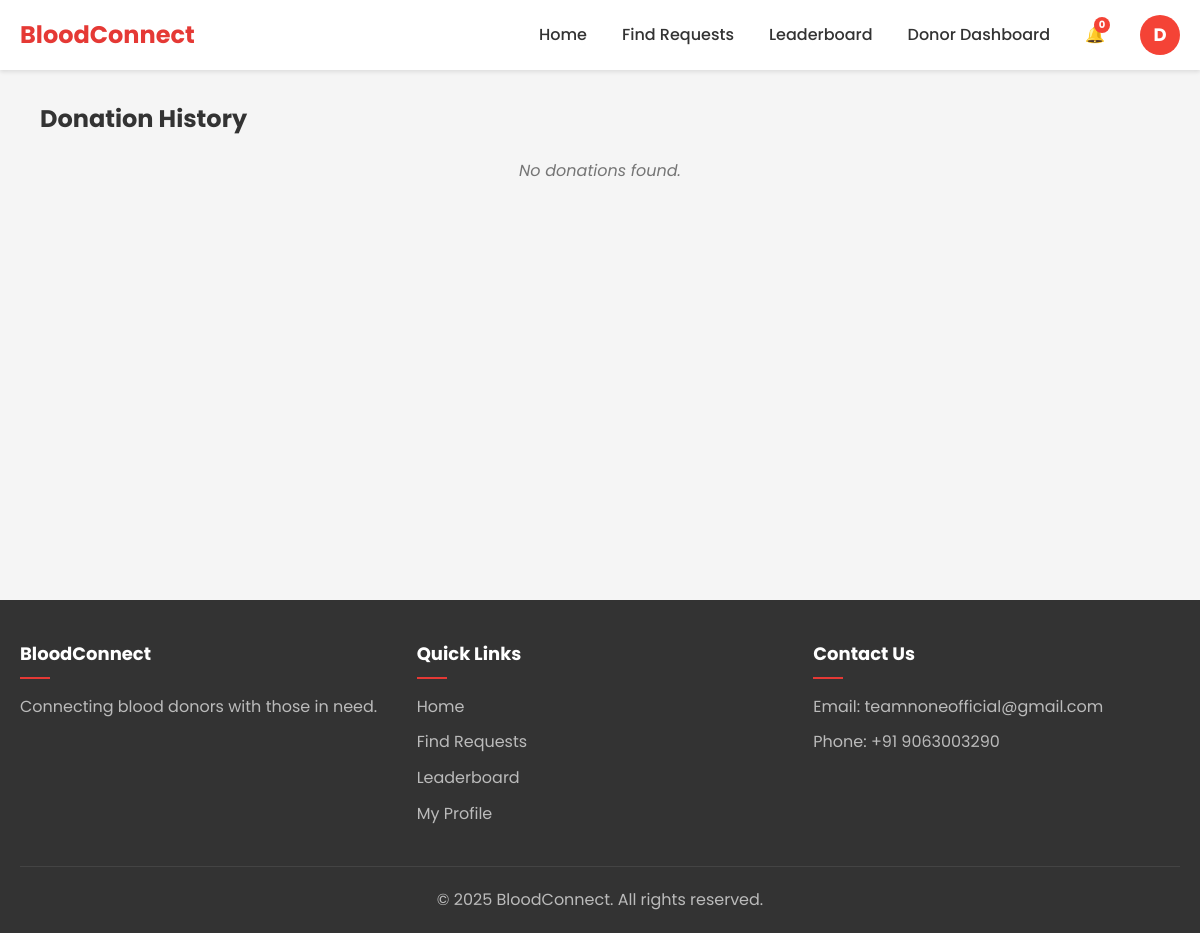
The app's page /donations/history/ (signed in), older data.
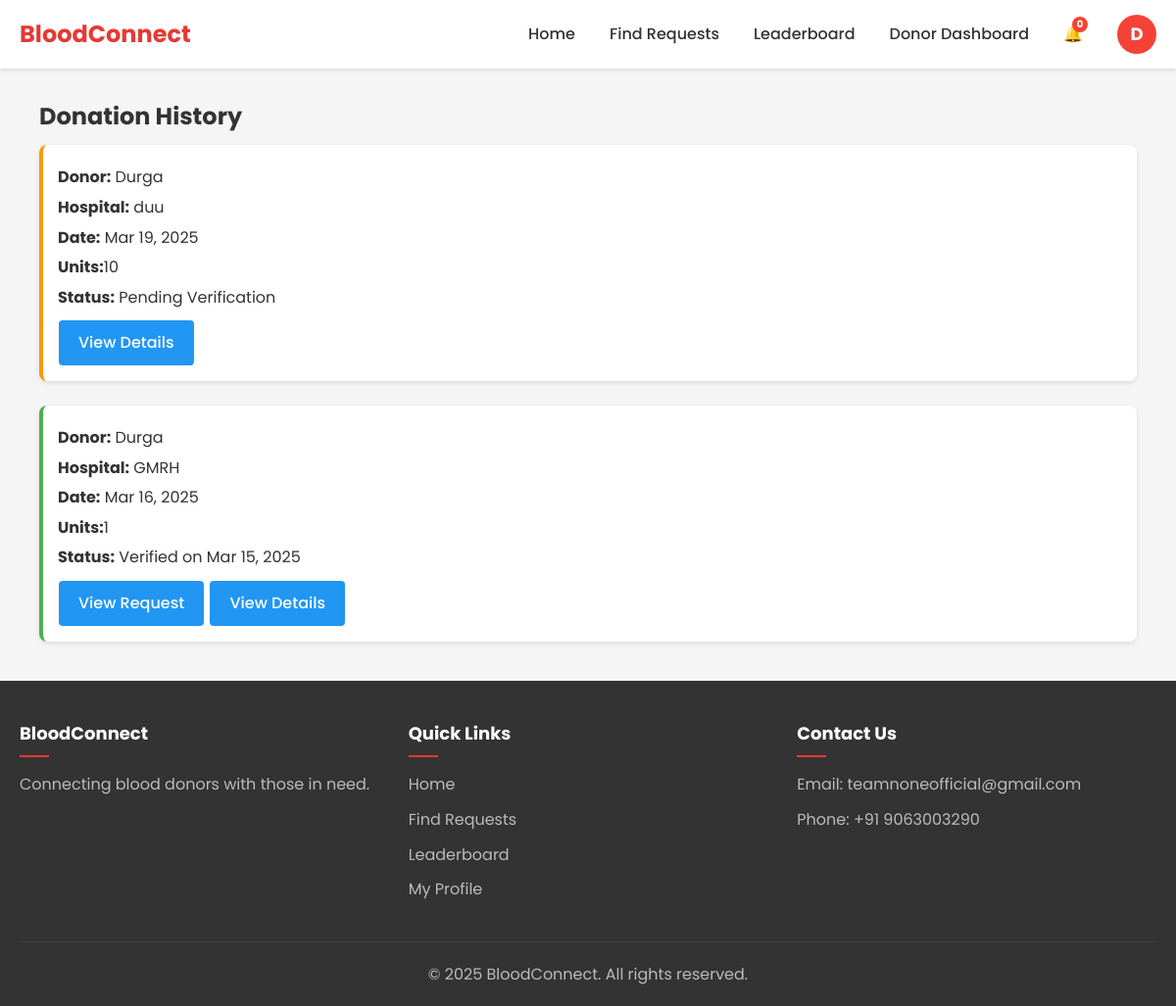
The same page, newer data.
### donations/models.py (models this page shows, shortened)
class Donation(models.Model):
    donor = models.ForeignKey(User, on_delete=models.CASCADE, related_name='donations')
    blood_request = models.ForeignKey(BloodRequest, on_delete=models.CASCADE, related_name='donations', null=True, blank=True)
    donation_date = models.DateTimeField(default=timezone.now)
    units = models.PositiveIntegerField(default=1)
    hospital = models.CharField(max_length=255)
    verified_by = models.ForeignKey(User, on_delete=models.SET_NULL, null=True, blank=True, related_name='verified_donations')
    verification_date = models.DateTimeField(null=True, blank=True)

### accounts/models.py (models this page shows, shortened)
class User(AbstractUser):
    USER_TYPES = (
        ('regular', 'Regular User'),
        ('donor', 'Blood Donor'),
        ('admin', 'Administrator'),
        ('ngo', 'NGO'),
    )
    user_type = models.CharField(max_length=10, choices=USER_TYPES, default='regular')
    phone_number = models.CharField(max_length=15, blank=True)
    address = models.TextField(blank=True)
    profile_picture = models.ImageField(upload_to='profile_pics/', blank=True, null=True)

### donations/views.py (the view, shortened to what this page needs)
# urls.py: path('history/', views.donation_history, name='donation_history'),
@login_required
def donation_history(request):
    if request.user.user_type == 'donor':
        donations = Donation.objects.filter(donor=request.user).order_by('-donation_date')
    else:
        messages.error(request, 'You do not have permission to view donation history.')
        return redirect('home')
    context = {
        'donations': donations,
    }
    return render(request, 'donations/donation_history.html', context)

### templates/donations/donation_history.html (shortened to what this page needs)
{% extends "base.html" %}
{% load static %}
{% block content %}
<div class="container">
    <h2 class="text-center">Donation History</h2>
    {% if donations %}
        <div class="donation-list">
            {% for donation in donations %}
                <div class="donation-item {% if donation.verification_date %}verified{% else %}pending{% endif %}">
                    <div class="donation-details">
                        <p><strong>Donor:</strong> {{ donation.donor.username }}</p>
                        <p><strong>Hospital:</strong> {{ donation.hospital }}</p>
                        <p><strong>Date:</strong> {{ donation.donation_date|date:"M d, Y" }}</p>
                        <p><strong>Units:</strong>{{donation.units}}</p>
                        {% if donation.verification_date %}
                            <p class="text-success"><strong>Status:</strong> Verified on {{ donation.verification_date|date:"M d, Y" }}</p>
                        {% else %}
                            <p class="text-warning"><strong>Status:</strong> Pending Verification</p>
                        {% endif %}
                        <div class="donation-actions">{% if donation.blood_request %} <a href="{% url 'view_request' donation.blood_request.id %}" class="btn-secondary">View Request</a>{% endif %}
                            <a href="{% url 'donation_detail' donation.id %}" class="btn-secondary">View Details</a>
                        </div>
                    </div>
                </div>
            {% endfor %}
        </div>
    {% else %}
        <p class="no-results text-center">No donations found.</p>
    {% endif %}
</div>
{% endblock %}

Row changes from the older to the newer data that the page shows:
added Donation: donor.username "Durga", hospital "duu", donation_date "Mar 19, 2025", units "10", shows "Status:"
added Donation: donor.username "Durga", hospital "GMRH", donation_date "Mar 16, 2025", units "1", verification_date "Mar 15, 2025", shows "View Request"
Text that changed along with them:
text no longer shown: "No donations found."
